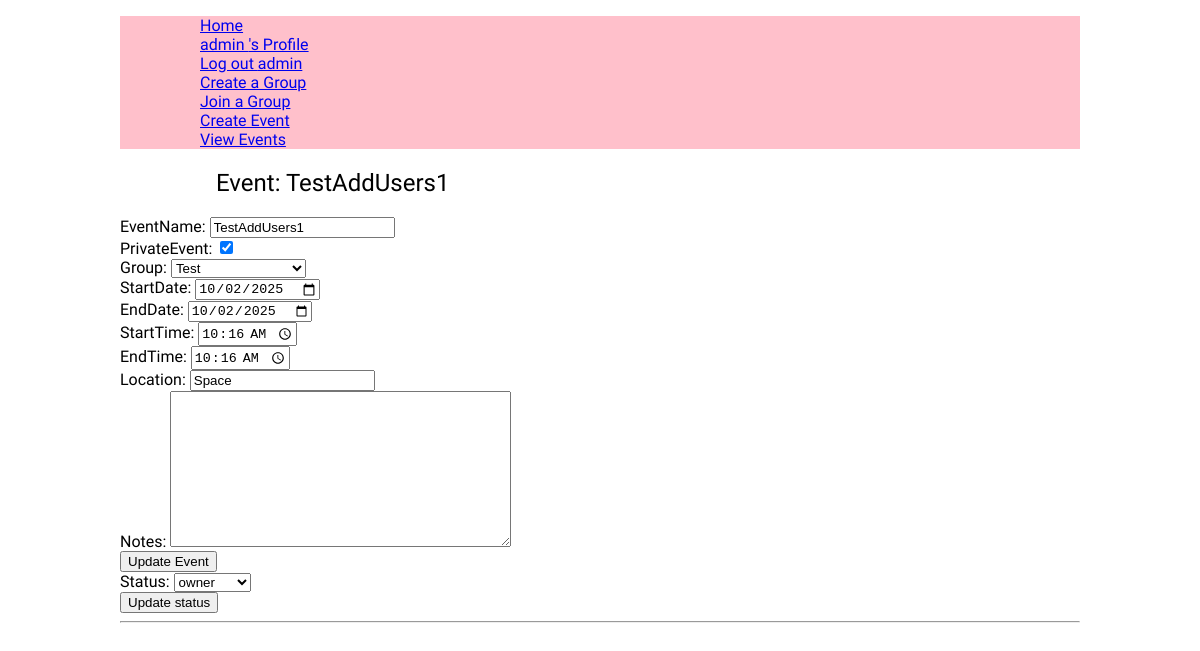
/calendar/edit/13/ (signed in), run on the app's committed database.
### user_profile/models.py (models this page shows, shortened)
class CustomUser(AbstractUser):
    location = models.CharField(max_length=100, blank=True)
    phone_number = models.CharField( max_length=50, blank=True)
    date_joined = models.DateTimeField( auto_now_add=True)
    picture = models.ImageField(default='profile/default_profile.webp', upload_to='profile/', blank=True)

### event_view/models.py (models this page shows, shortened)
class Event(models.Model):
    EventName = models.CharField(blank=False, max_length=128)
    PrivateEvent = models.BooleanField(blank=False, default=True)#for later releases where displays could be 'your profile' but you don't want it to show the event
    group = models.ForeignKey('group_profile.GroupProfile', null=True, blank=True, on_delete=models.SET_NULL, related_name='events')
    StartDate = models.DateField(blank=False, default=todays_date)
    EndDate = models.DateField(blank=False, default=todays_date)
    StartTime = models.TimeField(blank=False)
    EndTime = models.TimeField(blank=False)
    Location = models.CharField(blank=True, default="Enter a place")
    Notes = models.TextField(blank=True, )
    EventCreatedTime = models.DateTimeField(auto_now_add=True)#for Admin purposes

class UserEventLink(models.Model):
    customUser = models.ForeignKey(CustomUser, on_delete=models.CASCADE)
    event = models.ForeignKey(Event, on_delete=models.CASCADE)
    status = models.IntegerField(choices=STATUS, default=0)
    class Meta:
        constraints = [
            models.UniqueConstraint(
                fields=['customUser','event'],
                name='unique_customUser_event'
            )
        ]

### calendar_view/views.py (the view)
# urls.py: path('edit/<int:event_id>/', views.edit_event, name='edit_event'),#django docs on URLs for <int:event_id>
@login_required
def edit_event(request, event_id):
    response = ""
    event = get_object_or_404(Event, pk=event_id)
    user_link, created = UserEventLink.objects.get_or_create(customUser=request.user, event=event)
    event_links_qs = UserEventLink.objects.filter(event=event).select_related('customUser')
    linkedUsers = [{'user': link.customUser, 'status': link.get_status_display()} for link in event_links_qs]
    if request.method == 'POST':
        event_form = CreateEventForm(request.POST, instance=event, user=request.user)
        status_form = UpdateStatusForm(request.POST, instance=user_link)
        if status_form.is_valid():
            status_form.save()
            return redirect('calendar:edit_event', event_id=event_id)
        if event_form.is_valid():
            event_form.save()
            return redirect('calendar:list')
    else:
        event_form = CreateEventForm(instance=event, user=request.user)
        status_form = UpdateStatusForm(instance=user_link)
    return render(request, 'calendar_view/edit_event.html', {
        'event_form': event_form,
        'status_form': status_form,
        'event': event,
        'response': response,
        'linkedUsers': linkedUsers,
    })

### event_view/forms.py (shortened to what this page needs)
class CreateEventForm(forms.ModelForm):
    class Meta():
        model = Event
        fields =('EventName','PrivateEvent','group',
            'StartDate','EndDate','StartTime','EndTime',
            'Location','Notes',
        )
        widgets = {
            'StartDate': forms.DateInput(attrs={'type': 'date'}),
            'EndDate': forms.DateInput(attrs={'type': 'date'}),
            'StartTime': forms.TimeInput(attrs={'type': 'time'}),
            'EndTime': forms.TimeInput(attrs={'type': 'time'}),
        }
    def __init__(self, *args, user=None, **kwargs):
        super().__init__(*args, **kwargs)
        if 'group' in self.fields:
            if user is not None:
                self.fields['group'].queryset = GroupProfile.objects.filter(members=user)
            else:
                self.fields['group'].queryset = GroupProfile.objects.none()
            self.fields['group'].required = False

class UpdateStatusForm(forms.ModelForm):
    class Meta:
        model = UserEventLink
        fields = ['status']

### group_profile/models.py (called while the page is built)
    def __str__(self):
        return self.GroupName

### calendar_view/templates/calendar_view/edit_event.html (shortened to what this page needs)
{% extends "base.html" %}
{% block content %}
<section>
    <h1>Event: {{event.EventName}}</h1>
    <form method="post">
        {{event_form}}
        <button type="submit" name="save_event">Update Event</button>
    </form>
</section>
<section>
        <form method="post">
            {{ status_form }}
            <button type="submit">Update status</button>
        </form>
</section>
<hr>
{% endblock content %}

### armonario_proj/templates/layout.html (shortened to what this page needs)
{% load static %}
{% url 'home' as home_url %}
{% url "profile" as profile_url %}
<!DOCTYPE html>
<html lang="en">
<head>
    <link rel="stylesheet" href="{% static 'css/style.css' %}">
</head>
<body>
    <header>
        <div>
            <nav>
                <ul>
                    {% if request.path != '/' %}
                        <ul><a href="/">Home</a></ul>
                    {% endif %}
                    {% if user.is_authenticated %}
                        <ul><a href="{% url "user:profile" %}">{{user.username}} 's Profile</a></ul>
                        <ul><a href="{% url "user:logout" %}">Log out {{user.username}}</a></ul>
                        <ul><a href="{% url "group:create" %}">Create a Group</a></ul>
                        <ul><a href="{% url "group:join" %}">Join a Group</a></ul>
                        <ul><a href="{% url "event:create" %}">Create Event</a></ul>
                        <ul><a href="{% url "calendar:list" %}">View Events</a></ul>
                    {% else %}
                        <ul><a href="{% url "user:login" %}">Log in</a></ul>
                        <ul><a href="{% url "user:register" %}">Register</a></ul>
                    {% endif %}
                </ul>
            </nav>
        </div>
    </header>
    <main >
        {% block content %}{% endblock content %}
    </main>
</body>
</html>

### armonario_proj/static/css/style.css (style rules this page uses)
:root { --title-font: "Tagesschrift", system-ui; --secondary-font: "Yuji Syuku", serif; }
h1 { font-family: var(--title-font); font-weight: 400; padding-left: 10%; }
body { margin: auto; width: 80%; font-family: var(--secondary-font); min-height: 100dvh; }
header { background-color: pink; }

### data on the page
CustomUser: username "admin"
Event: EventName "TestAddUsers1", PrivateEvent "☑", group "Test", StartDate "10/02/2025", EndDate "10/02/2025", StartTime "10:16:00", EndTime "10:16:00", Location "Space"
UserEventLink: status "owner"
